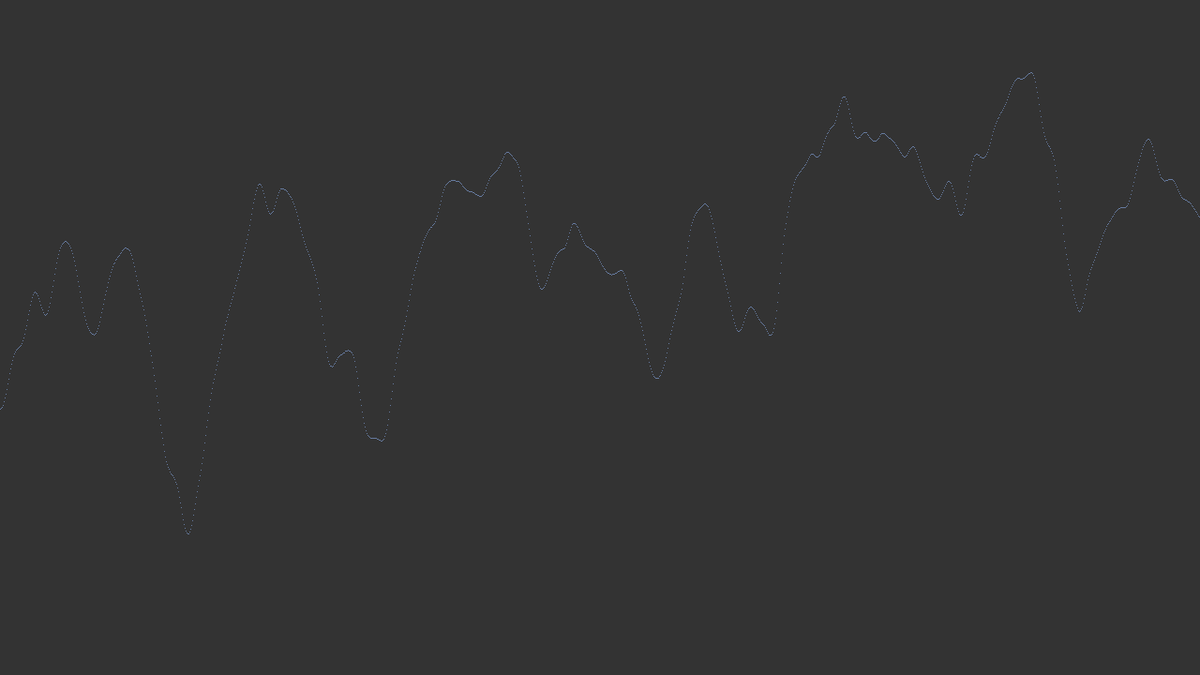
Frame 1 (no input)
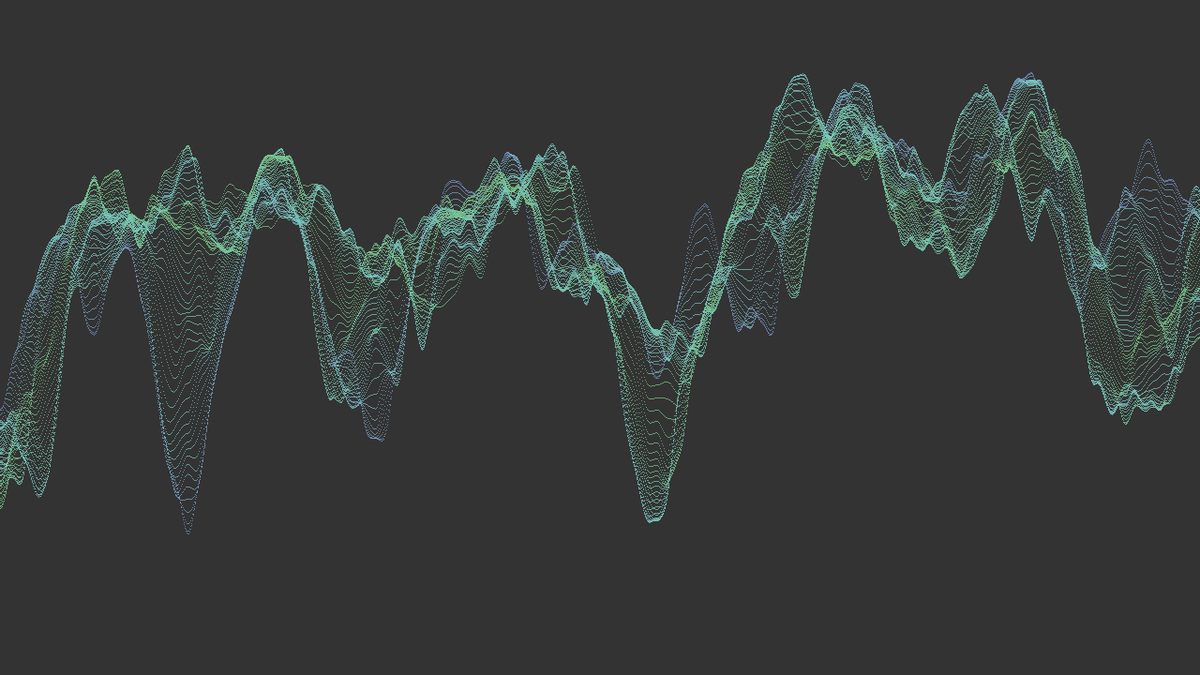
Frame 60 (the mouse pressed at the canvas centre just before this capture)
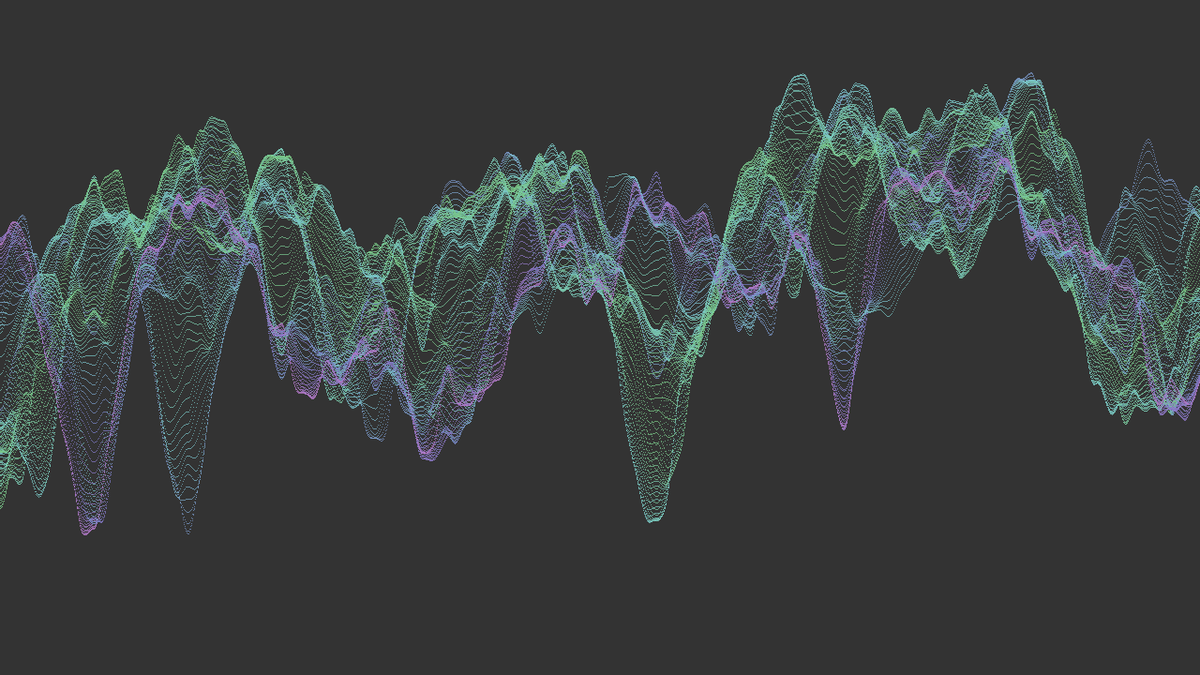
Frame 120 (the mouse held since frame 60 and released just before this capture)

The Processing sketch that drew these frames (run headless with seeded random() and noise(); from frame 60 on, the mouse is pressed at the canvas centre):

// Processing sketch: sketch_18_perlin_noise_wave
// ── sketch_18_perlin_noise_wave.pde
float time = 0;

void setup() {
  size(1280, 720);
  background(#333333);
  colorMode(HSB);
  smooth();
}

void draw() {
  float x = 0;
  stroke(255 * noise(time), 100, 200);

  while (x < width) {
    point(x, height * noise(x / 100, time));

    x = x + 1;
  }
  
  time = time + 0.02;
}
